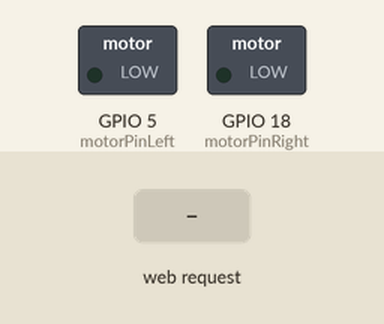
This sketch was run on a simulated ESP32. Parts: switched loads named in the sketch (green lamp = pin HIGH). The test bench sets the inputs (shaded band). WiFi joins after 1.5 s; servers stay silent unless stated; what the sketch prints to the serial monitor is not drawn.

Above: at 3.7 s.
3.8 s: HTTP request GET /w received
At 4.7 s:
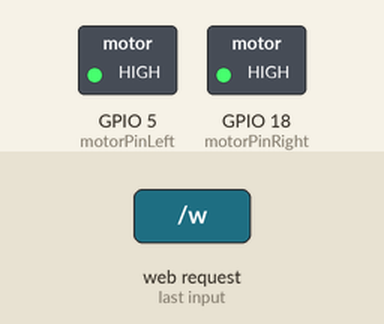
5.3 s: HTTP request GET /a received
At 5.9 s:
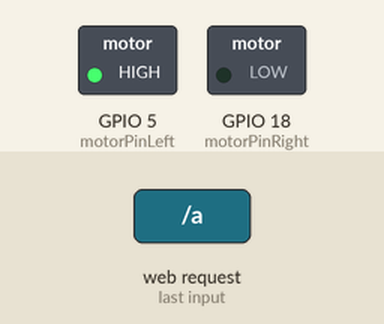
6.8 s: HTTP request GET /d received
At 8.0 s:
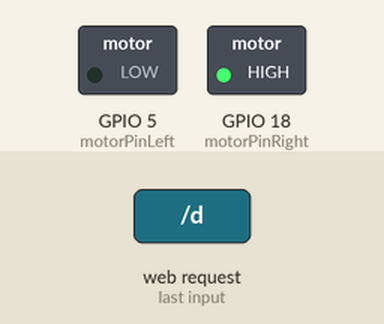
8.3 s: HTTP request GET /s received
At 9.4 s:
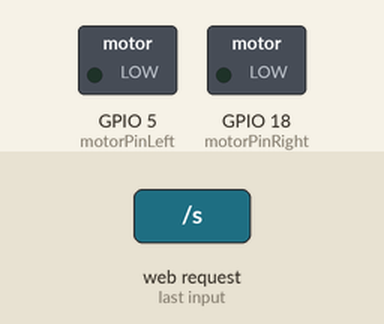
Timing chart, 0 to 10.8 s (numbered marks = the images above; inputs shaded):
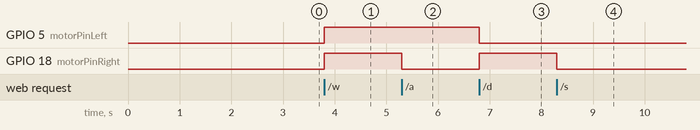

The sketch:

orca_arduino.ino
```cpp
#include <WiFi.h>
#include <WebServer.h>

// WiFi credentials – replace with your own network details
const char* ssid     = "Om";
const char* password = "om123456";

// Motor control pins (using digitalWrite only)
const int motorPinLeft  = 5;   // Left motor (GPIO15 - strapping pin; ensure proper configuration)
const int motorPinRight = 18;  // Right motor (GPIO2)

// Create a web server listening on port 80
WebServer server(80);

// Timer variables for handling a 5-second turn delay
bool waiting = false;           // Set to true when a turn command is active
unsigned long actionStartTime = 0;

// --- Web Server Handlers ---

// Serve the control page
void handleRoot() {
  String html = "<html><head><title>Remote Boat Control</title></head><body>";
  html += "<h1>Remote Boat Control</h1>";
  html += "<p><a href='/w'><button style='width:100px;height:50px'>Forward</button></a></p>";
  html += "<p><a href='/s'><button style='width:100px;height:50px'>Stop</button></a></p>";
  html += "<p><a href='/a'><button style='width:100px;height:50px'>Left Turn</button></a></p>";
  html += "<p><a href='/d'><button style='width:100px;height:50px'>Right Turn</button></a></p>";
  html += "</body></html>";
  server.send(200, "text/html", html);
}

// Handle Forward command: both motors on
void handleForward() {
  waiting = false;  // Cancel any pending turn action
  digitalWrite(motorPinLeft, HIGH);
  digitalWrite(motorPinRight, HIGH);
  server.sendHeader("Access-Control-Allow-Origin", "*");
  server.send(200, "text/plain", "Forward: Both motors ON");
}

// Handle Stop command: both motors off
void handleStop() {
  waiting = false;  // Cancel any pending turn action
  digitalWrite(motorPinLeft, LOW);
  digitalWrite(motorPinRight, LOW);
  server.sendHeader("Access-Control-Allow-Origin", "*");
  server.send(200, "text/plain", "Stop: Both motors OFF");
}

// Handle Left Turn command: only left motor on for 5 seconds, then resume forward
void handleLeft() {
  waiting = true;
  actionStartTime = millis();
  digitalWrite(motorPinLeft, HIGH);  // Turn on left motor
  digitalWrite(motorPinRight, LOW);  // Turn off right motor
  server.sendHeader("Access-Control-Allow-Origin", "*");
  server.send(200, "text/plain", "Left Turn: Left motor ON for 5 seconds");
}

// Handle Right Turn command: only right motor on for 5 seconds, then resume forward
void handleRight() {
  waiting = true;
  actionStartTime = millis();
  digitalWrite(motorPinLeft, LOW);   // Turn off left motor
  digitalWrite(motorPinRight, HIGH); // Turn on right motor
  server.sendHeader("Access-Control-Allow-Origin", "*");
  server.send(200, "text/plain", "Right Turn: Right motor ON for 5 seconds");
}

void setup() {
  Serial.begin(115200);

  // Set up motor pins as outputs and start with motors off
  pinMode(motorPinLeft, OUTPUT);
  pinMode(motorPinRight, OUTPUT);
  digitalWrite(motorPinLeft, LOW);
  digitalWrite(motorPinRight, LOW);

  //wifi
  WiFi.disconnect(true);  // clear previous settings
  delay(1000);

  WiFi.begin(ssid, password);
  Serial.println("Attempting to connect to WiFi...");

  int attempts = 0;
  while (WiFi.status() != WL_CONNECTED && attempts < 20) {
    delay(500);
    Serial.print("Attempt ");
    Serial.print(attempts + 1);
    Serial.print(": WiFi status = ");
    Serial.println(WiFi.status());
    attempts++;
  }

  if (WiFi.status() == WL_CONNECTED) {
    Serial.println("Connected to WiFi!");
    Serial.print("IP address: ");
    Serial.println(WiFi.localIP());
  } else {
    Serial.println("Failed to connect to WiFi.");
  }


  // Set up web server routes
  server.on("/", handleRoot);
  server.on("/w", handleForward);
  server.on("/s", handleStop);
  server.on("/a", handleLeft);
  server.on("/d", handleRight);
  server.begin();
  Serial.println("HTTP server started. Open the above IP in a browser to control the boat remotely.");
}

void loop() {
  // Handle incoming client requests
  server.handleClient();

  // Check if a turn command is active
  if (waiting) {
    if (millis() - actionStartTime >= 5000) {
      // After 5 seconds, resume forward motion (both motors on)
      digitalWrite(motorPinLeft, HIGH);
      digitalWrite(motorPinRight, HIGH);
      waiting = false;
      Serial.println("Turn completed: Resuming forward motion (both motors ON).");
    }
  }
}
```

Measured:
- after the input at 3.8 s, GPIO 5 (motorPinLeft), GPIO 18 (motorPinRight): LOW → HIGH at once
- after the input at 5.3 s, GPIO 18 (motorPinRight): HIGH → LOW at once
- after the input at 6.8 s, GPIO 5 (motorPinLeft): HIGH → LOW at once; GPIO 18 (motorPinRight): LOW → HIGH at once
- after the input at 8.3 s, GPIO 18 (motorPinRight): HIGH → LOW at once
